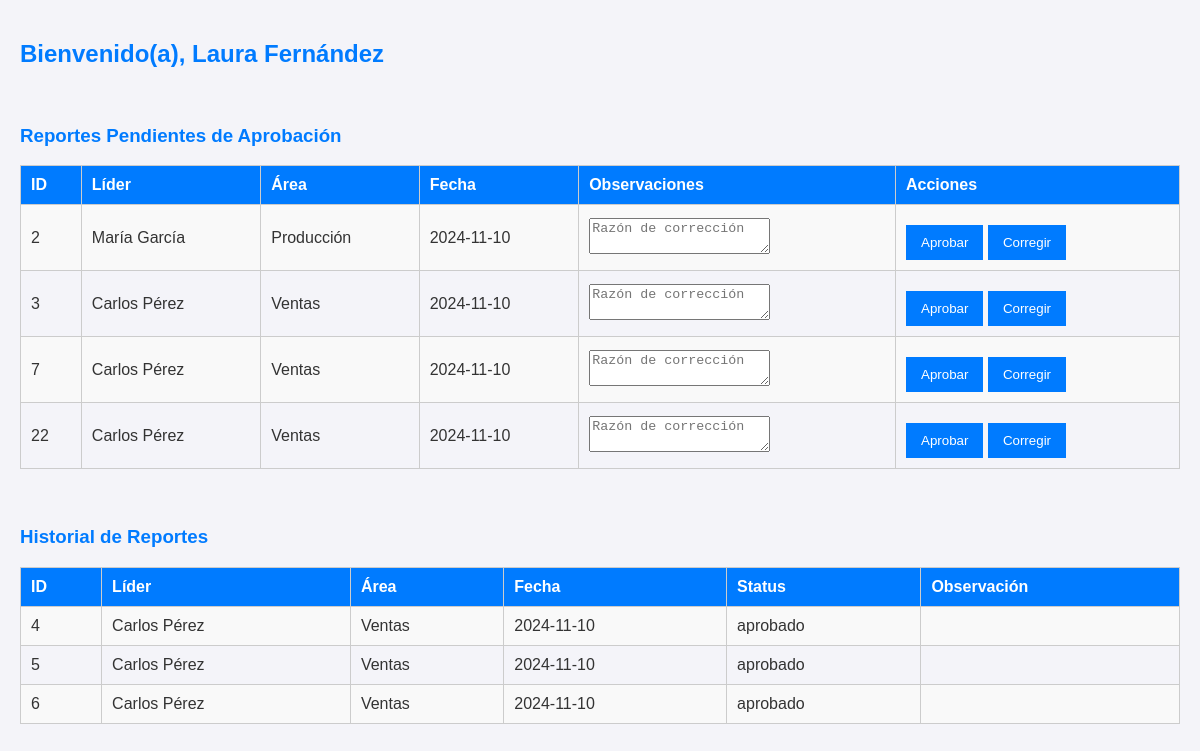
The app's page /app/inicio_jefe_rh.php (signed in) with its own data.
### tables this page shows
CREATE TABLE `reportes` (
  `id` int(11) NOT NULL,
  `lider_id` int(11) NOT NULL,
  `fecha` date DEFAULT curdate(),
  `status` enum('borrador','enviado','aprobado','corregir') DEFAULT 'borrador',
  `observacion` text DEFAULT NULL
);

CREATE TABLE `usuarios` (
  `id` int(11) NOT NULL,
  `nombre` varchar(100) NOT NULL,
  `username` varchar(50) NOT NULL,
  `password` varchar(255) NOT NULL,
  `rol` enum('lider','jefe_rh') NOT NULL,
  `area_id` int(11) DEFAULT NULL
);

CREATE TABLE `areas` (
  `id` int(11) NOT NULL,
  `nombre` varchar(100) NOT NULL
);

### app/inicio_jefe_rh.php (the view, shortened to what this page needs)
<?php
include 'config.php';
$stmt = $pdo->prepare("
    SELECT r.id AS reporte_id, u.nombre AS lider_nombre, a.nombre AS area_nombre, r.fecha, r.status
    FROM reportes r
    JOIN usuarios u ON r.lider_id = u.id
    JOIN areas a ON u.area_id = a.id
    WHERE r.status = 'enviado'
");
$stmt->execute();
$reportes_pendientes = $stmt->fetchAll(PDO::FETCH_ASSOC);
$stmt = $pdo->prepare("
    SELECT r.id AS reporte_id, u.nombre AS lider_nombre, a.nombre AS area_nombre, r.fecha, r.status, r.observacion
    FROM reportes r
    JOIN usuarios u ON r.lider_id = u.id
    JOIN areas a ON u.area_id = a.id
    WHERE r.status IN ('aprobado', 'corregir')
");
$stmt->execute();
$historial_reportes = $stmt->fetchAll(PDO::FETCH_ASSOC);
?>
<!DOCTYPE html>
<html>
<head>
    <link rel="stylesheet" href="estilos.css">
</head>
<body>
    <h2>Bienvenido(a), <?php echo $_SESSION['nombre']; ?></h2><br>
    <h3>Reportes Pendientes de Aprobación</h3>
    <form method="POST" action="aprobar_reporte.php">
        <table>
            <tr>
                <th>ID</th>
                <th>Líder</th>
                <th>Área</th>
                <th>Fecha</th>
                <th>Observaciones</th>
                <th>Acciones</th>
            </tr>
            <?php foreach($reportes_pendientes as $reporte): ?>
            <tr>
                <td><?php echo $reporte['reporte_id']; ?></td>
                <td><?php echo $reporte['lider_nombre']; ?></td>
                <td><?php echo $reporte['area_nombre']; ?></td>
                <td><?php echo $reporte['fecha']; ?></td>
                <td>
                    <textarea name="observacion[<?php echo $reporte['reporte_id']; ?>]" placeholder="Razón de corrección"></textarea>
                </td>
                <td>
                    <button type="submit" name="accion" value="aprobar-<?php echo $reporte['reporte_id']; ?>">Aprobar</button>
                    <button type="submit" name="accion" value="corregir-<?php echo $reporte['reporte_id']; ?>">Corregir</button>
                </td>
            </tr>
            <?php endforeach; ?>
        </table>
    </form>
    <br>
    <h3>Historial de Reportes</h3>
    <table>
        <tr>
            <th>ID</th>
            <th>Líder</th>
            <th>Área</th>
            <th>Fecha</th>
            <th>Status</th>
            <th>Observación</th>
        </tr>
        <?php foreach($historial_reportes as $reporte): ?>
        <tr>
            <td><?php echo $reporte['reporte_id']; ?></td>
            <td><?php echo $reporte['lider_nombre']; ?></td>
            <td><?php echo $reporte['area_nombre']; ?></td>
            <td><?php echo $reporte['fecha']; ?></td>
            <td><?php echo $reporte['status']; ?></td>
            <td><?php echo ($reporte['status'] === 'corregir') ? $reporte['observacion'] : ''; ?></td>
        </tr>
        <?php endforeach; ?>
    </table>
</body>
</html>

### app/estilos.css (style rules this page uses)
body { font-family: Arial, sans-serif; background-color: #f4f4f9; color: #333; margin: 0; padding: 20px; }
h2, h3 { color: #007bff; }
table { width: 100%; border-collapse: collapse; margin-bottom: 20px; }
table, th, td { border: 1px solid #ccc; padding: 10px; text-align: left; }
tr:nth-child(even) { background-color: #f9f9f9; }
th { background-color: #007bff; color: #fff; }
button { padding: 10px 15px; margin-top: 10px; background-color: #007bff; color: white; border: none; cursor: pointer; }

### records on screen
reportes: id "2", lider.nombre "María García", areas.nombre "Producción", fecha "2024-11-10", id "Razón de corrección"
reportes: id "3", lider.nombre "Carlos Pérez", areas.nombre "Ventas", fecha "2024-11-10", id "Razón de corrección"
reportes: id "7", lider.nombre "Carlos Pérez", areas.nombre "Ventas", fecha "2024-11-10", id "Razón de corrección"
reportes: id "22", lider.nombre "Carlos Pérez", areas.nombre "Ventas", fecha "2024-11-10", id "Razón de corrección"
reportes: id "4", lider.nombre "Carlos Pérez", areas.nombre "Ventas", fecha "2024-11-10", status "aprobado"
reportes: id "5", lider.nombre "Carlos Pérez", areas.nombre "Ventas", fecha "2024-11-10", status "aprobado"
reportes: id "6", lider.nombre "Carlos Pérez", areas.nombre "Ventas", fecha "2024-11-10", status "aprobado"

### other values on screen
$_SESSION['nombre'] "Laura Fernández"
